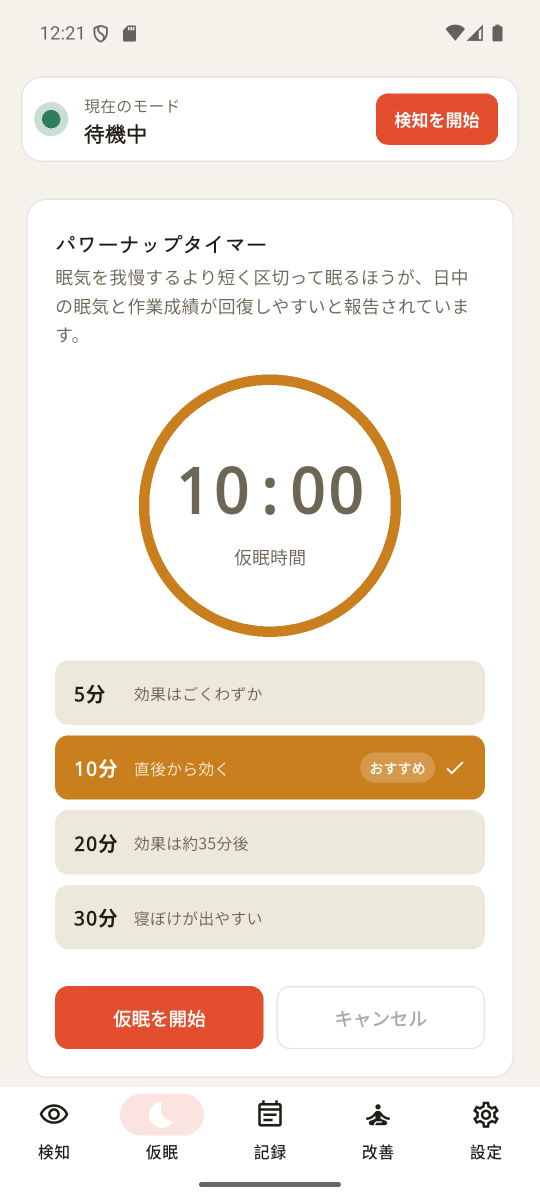
#> input picture store_assets/screenshots/02_nap.png, 1080 x 2400 px (shown at 1/2 size)
$ python gen_feature_graphic.py
#> lines starting #> are read from the running program, lines starting #| are printed output that depends on the picture; after the words box and inside, x2 and y2 are one past the last pixel; in counts of white or black regions, pixels touching at a corner belong together
"""Build the 1024x500 Play Store feature graphic for 居眠りガード.

⚠️ It must show the real app. A previous app of ours was flagged by Play for
a feature graphic that was an abstract illustration rather than the in-app
experience, so this composites an actual screenshot of the nap timer next to
the icon and tagline instead of inventing artwork.

Play crops this image on some surfaces, so nothing important goes near the
edges and the text block stays comfortably inside.

Run: python tools/gen_feature_graphic.py
"""

import os

from PIL import Image, ImageDraw, ImageFont

ROOT = os.path.join(os.path.dirname(__file__), "..")
STORE = os.path.join(ROOT, "store_assets")
SHOTS = os.path.join(STORE, "screenshots")

W, H = 1024, 500
BG_TOP = (16, 20, 42)
BG_BOTTOM = (32, 26, 62)
AMBER = (255, 194, 75)
CORAL = (255, 107, 74)
CREAM = (247, 240, 226)
DIM = (155, 161, 201)

FONT_DIR = r"C:\Windows\Fonts"
BOLD = os.path.join(FONT_DIR, "YuGothB.ttc")
REG = os.path.join(FONT_DIR, "YuGothR.ttc")


def font(path, size):
    try:
        return ImageFont.truetype(path, size)
    except OSError:
        return ImageFont.load_default()


img = Image.new("RGB", (W, H), BG_TOP)
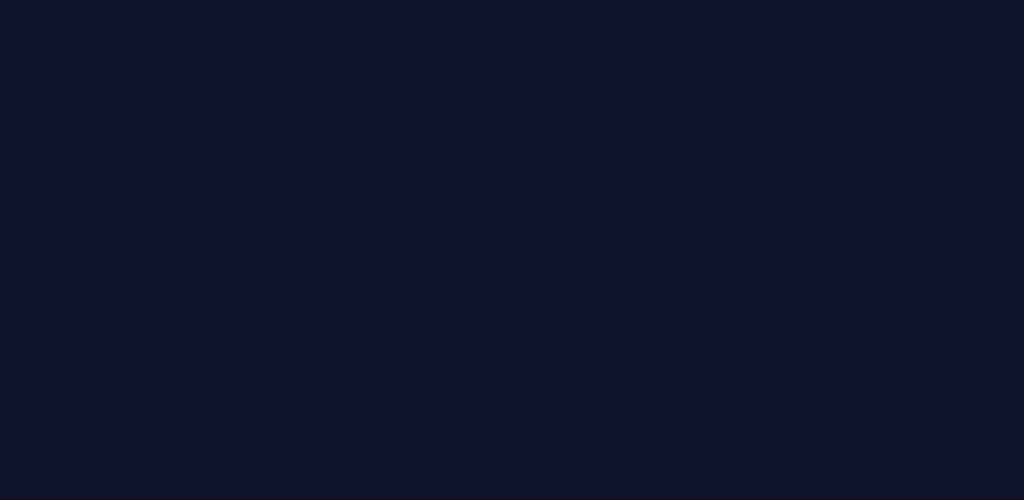
#> img: PIL image 1024x500 RGB; mean R, G, B 16, 20, 42
d = ImageDraw.Draw(img)

# Vertical gradient ground — flat colour looks dead at this size.
for y in range(H):
    t = y / H
    d.line(
        [(0, y), (W, y)],
        fill=tuple(int(BG_TOP[i] + (BG_BOTTOM[i] - BG_TOP[i]) * t) for i in range(3)),
    )

# Warm glow behind the phone so the screenshot doesn't float on flat navy.
glow = Image.new("RGBA", (W, H), (0, 0, 0, 0))
#> glow: PIL image 1024x500 RGBA; every value is 0
gd = ImageDraw.Draw(glow)
for r in range(320, 0, -8):
    a = int(26 * (1 - r / 320))
    gd.ellipse([760 - r, 250 - r, 760 + r, 250 + r], fill=AMBER + (a,))
img = Image.alpha_composite(img.convert("RGBA"), glow).convert("RGB")
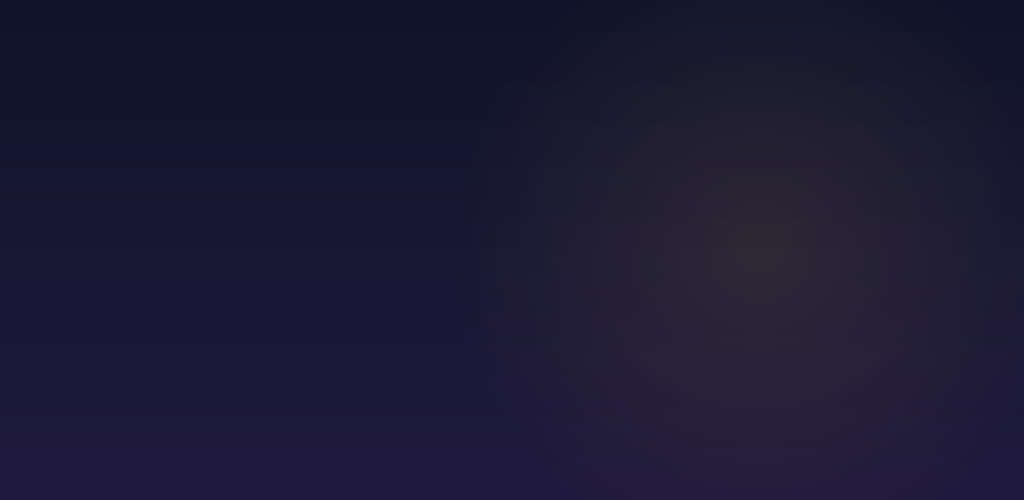
#> img: PIL image 1024x500 RGB; mean R, G, B 27.9, 25.7, 51.9
d = ImageDraw.Draw(img)

# ── the real app, in a phone-ish frame ───────────────────────────────
shot = Image.open(os.path.join(SHOTS, "02_nap.png")).convert("RGB")
# Crop away the status bar and bottom nav so the timer itself fills the frame.
sw, sh = shot.size
#> sw = 1080; sh = 2400
shot = shot.crop((0, int(sh * 0.055), sw, int(sh * 0.80)))
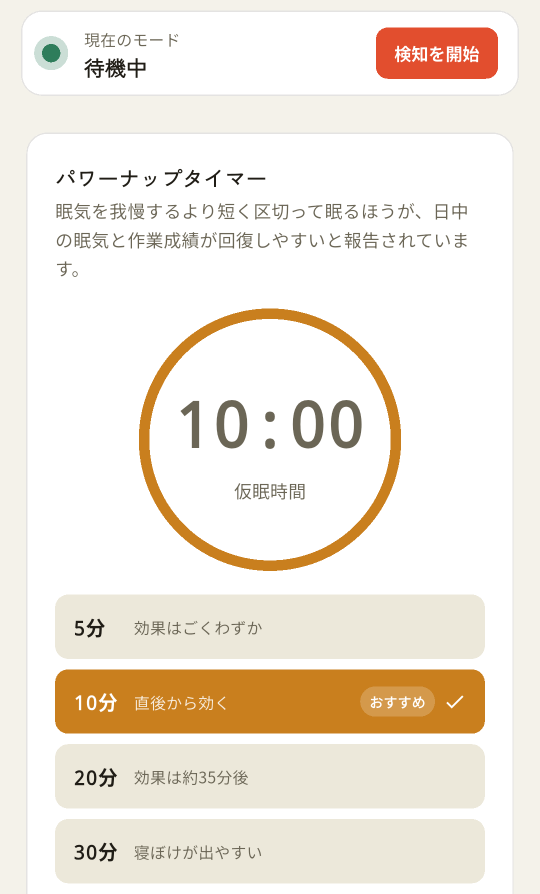
#> shot: PIL image 1080x1788 RGB (shown at 1/2 size); mean R, G, B 242.4, 234.4, 223.3

target_h = 430
scale = target_h / shot.size[1]
#> scale = 0.24
shot = shot.resize((int(shot.size[0] * scale), target_h), Image.LANCZOS)
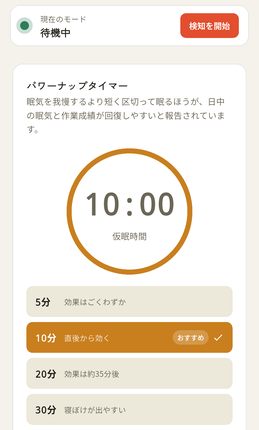
#> shot: PIL image 259x430 RGB; mean R, G, B 242.2, 234.1, 222.9

radius = 26
mask = Image.new("L", shot.size, 0)
#> mask: PIL image 259x430 L; every value is 0
ImageDraw.Draw(mask).rounded_rectangle([0, 0, *[v - 1 for v in shot.size]], radius=radius, fill=255)
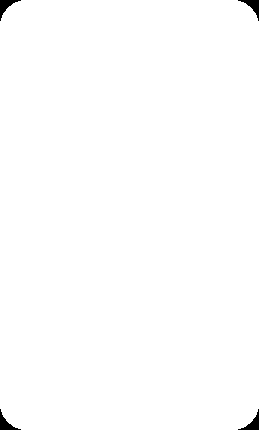
#> mask: PIL image 259x430 L; 99.5% white; 4 black regions, box (x1, y1, x2, y2) and area: (0, 0, 21, 21) 150, (238, 0, 259, 21) 150, (0, 409, 21, 430) 150, (238, 409, 259, 430) 150

px, py = 700, (H - target_h) // 2
# Border, drawn first so it reads as a device edge.
d.rounded_rectangle(
    [px - 3, py - 3, px + shot.size[0] + 2, py + target_h + 2],
    radius=radius + 3,
    outline=(70, 78, 120),
    width=3,
)
img.paste(shot, (px, py), mask)
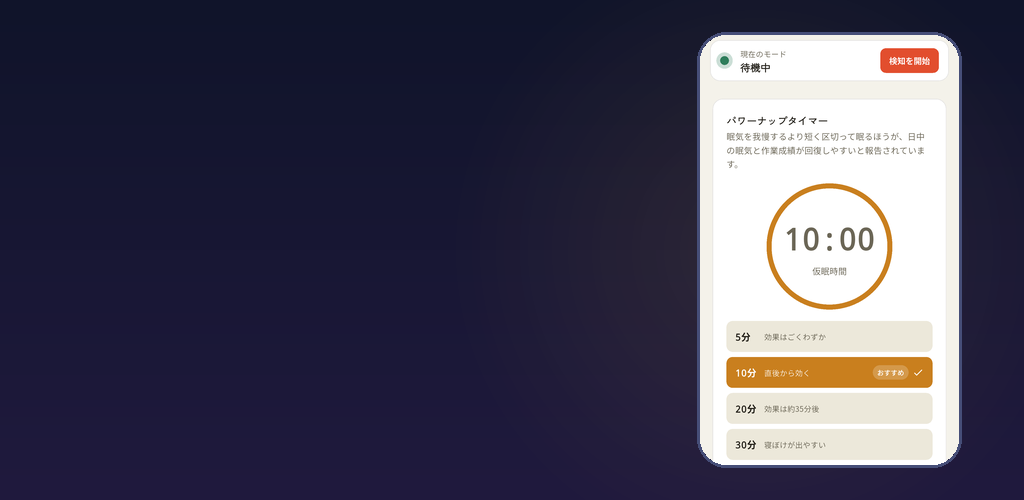
#> img: PIL image 1024x500 RGB; mean R, G, B 72.9, 70, 89.3

# ── icon + wordmark + tagline ────────────────────────────────────────
#> (the run stopped early here; a loop or call above may not have finished)

$ run again, with store_assets/screenshots/01_detect.png copied over store_assets/screenshots/02_nap.png
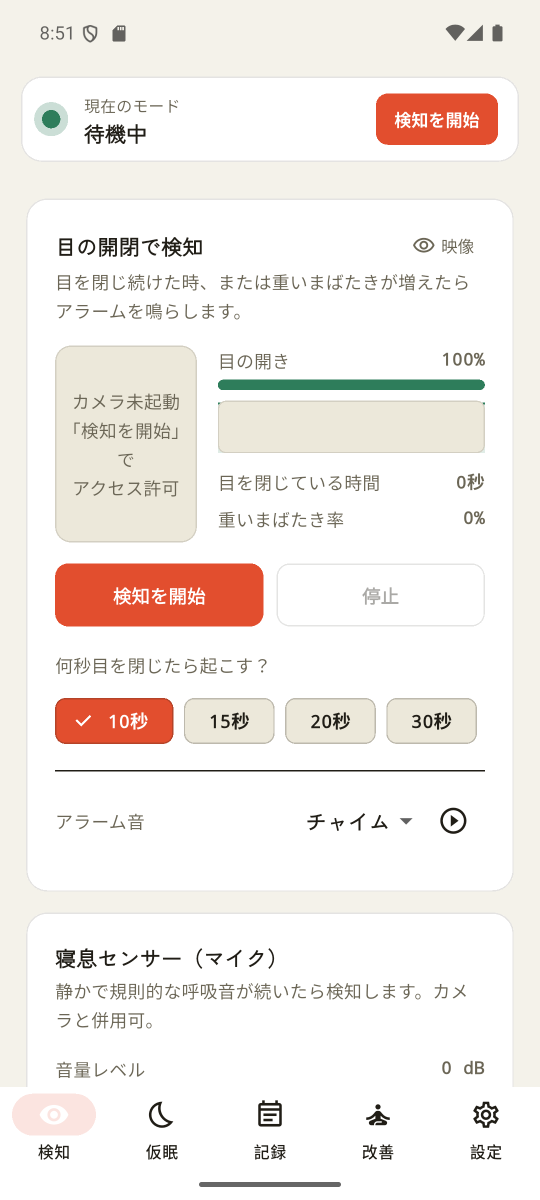
#> input picture store_assets/screenshots/01_detect.png, 1080 x 2400 px (shown at 1/2 size)
#> glow: PIL image 1024x500 RGBA; every value is 0
#> `shot = shot.resize((int(shot.size[0] * scale), target_h), Image.LANCZOS)`:
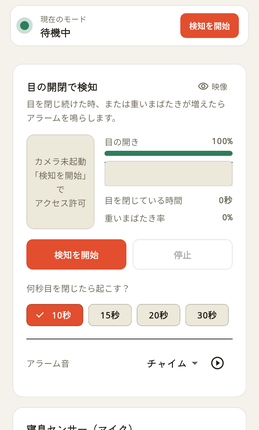
#> shot: PIL image 259x430 RGB; mean R, G, B 243.4, 236.1, 231.2
#> `img.paste(shot, (px, py), mask)`:
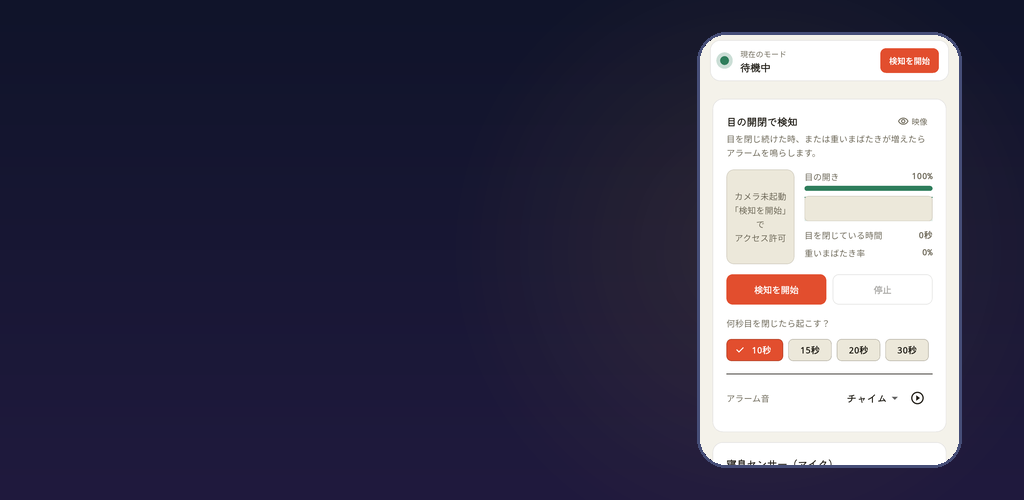
#> img: PIL image 1024x500 RGB; mean R, G, B 73.2, 70.4, 91.1

$ run again, with store_assets/screenshots/03_evidence.png copied over store_assets/screenshots/02_nap.png
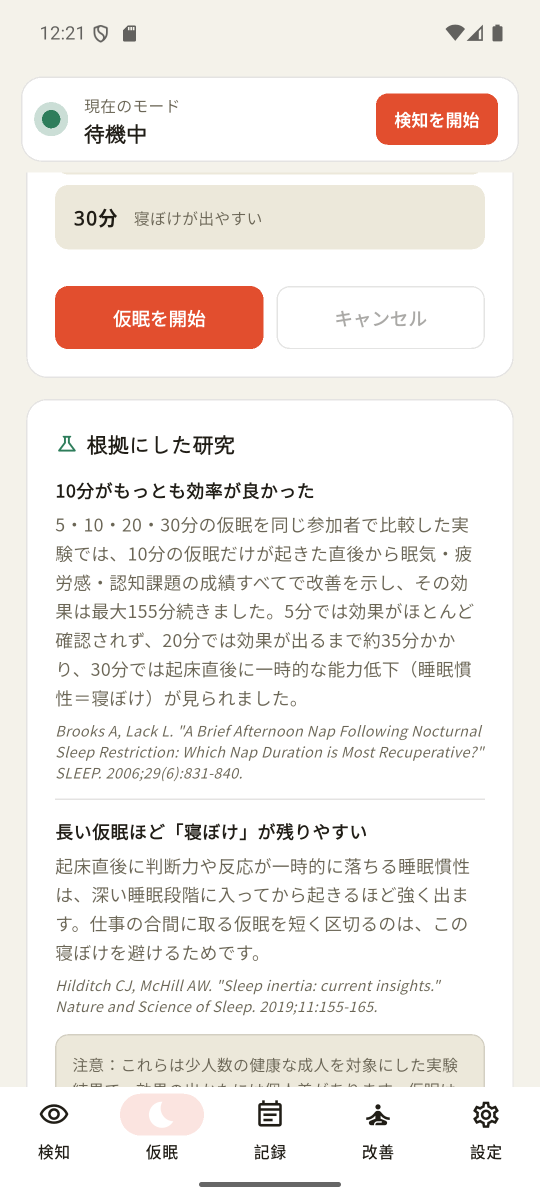
#> input picture store_assets/screenshots/03_evidence.png, 1080 x 2400 px (shown at 1/2 size)
#> glow: PIL image 1024x500 RGBA; every value is 0
#> `shot = shot.resize((int(shot.size[0] * scale), target_h), Image.LANCZOS)`:
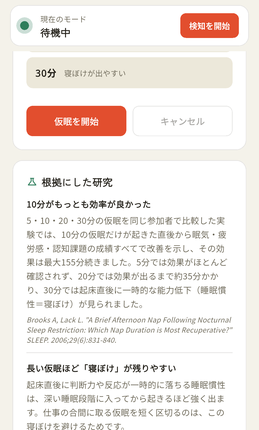
#> shot: PIL image 259x430 RGB; mean R, G, B 242.1, 236, 232.1
#> `img.paste(shot, (px, py), mask)`:
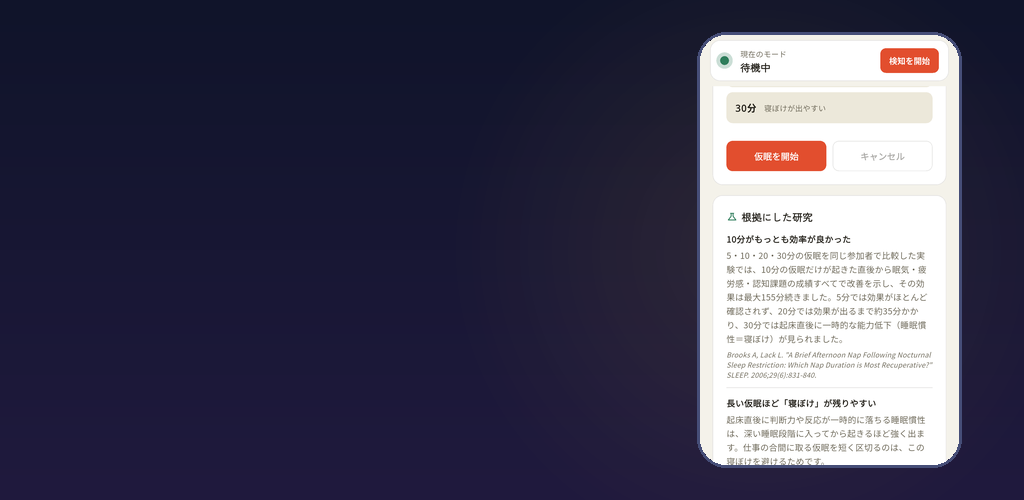
#> img: PIL image 1024x500 RGB; mean R, G, B 72.9, 70.4, 91.3

$ run again, with store_assets/screenshots/04_log.png copied over store_assets/screenshots/02_nap.png
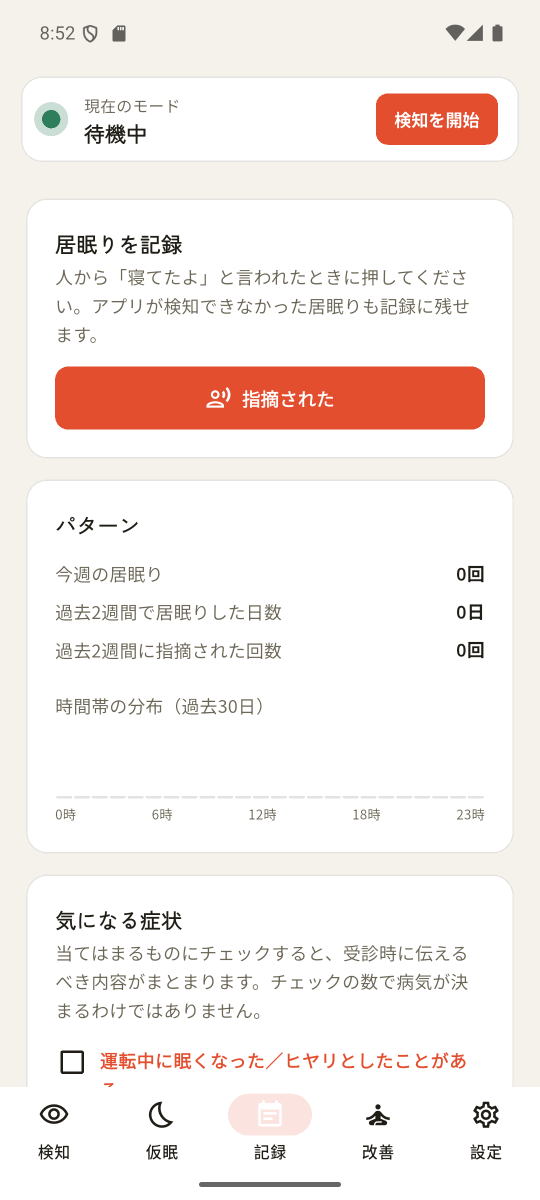
#> input picture store_assets/screenshots/04_log.png, 1080 x 2400 px (shown at 1/2 size)
#> glow: PIL image 1024x500 RGBA; every value is 0
#> `shot = shot.resize((int(shot.size[0] * scale), target_h), Image.LANCZOS)`:
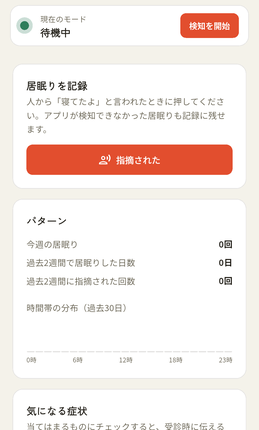
#> shot: PIL image 259x430 RGB; mean R, G, B 246.3, 236.1, 232.1
#> `img.paste(shot, (px, py), mask)`:
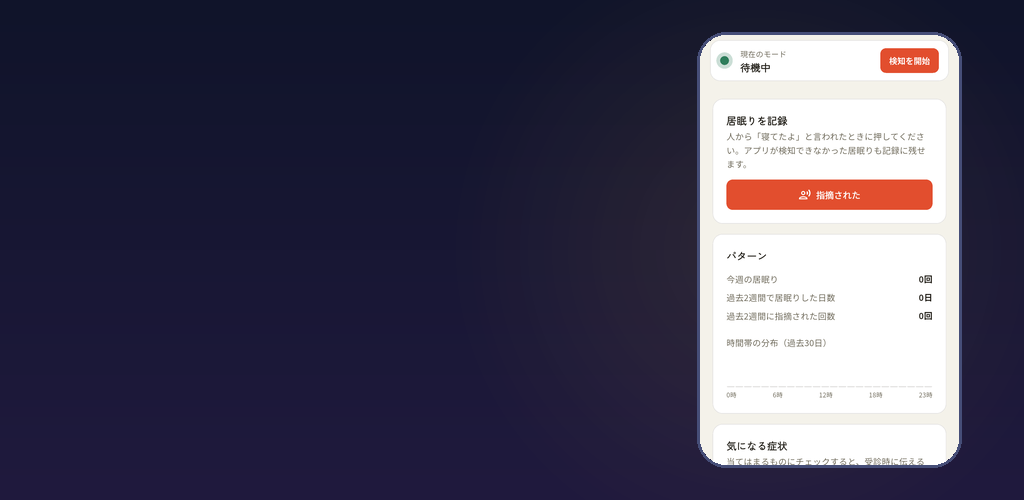
#> img: PIL image 1024x500 RGB; mean R, G, B 73.8, 70.4, 91.3
